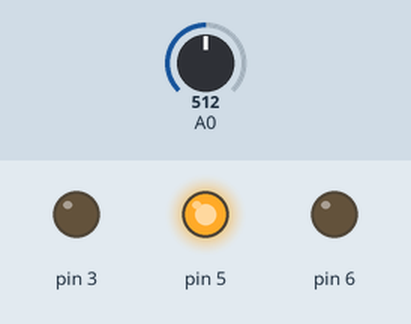
A sketch run on a simulated Arduino Uno, built with avr-gcc and run on an emulated ATmega328P. Parts: output pins drawn as LEDs (lit = HIGH). Inputs (shaded band) come from the test bench; at power-on: A0 = 512.

Above: at 1.2 s.
1.3 s: A0 set to 502
At 2.5 s:
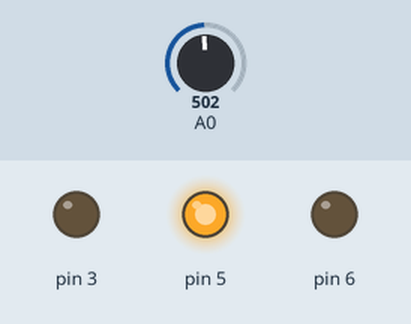
2.8 s: A0 set to 306
At 3.7 s:
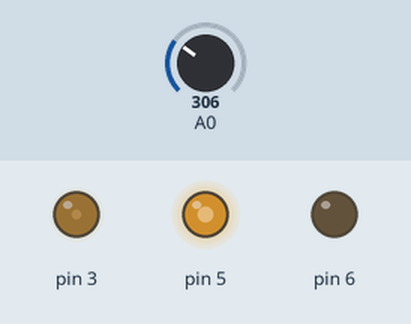
4.3 s: A0 set to 122
At 4.7 s:
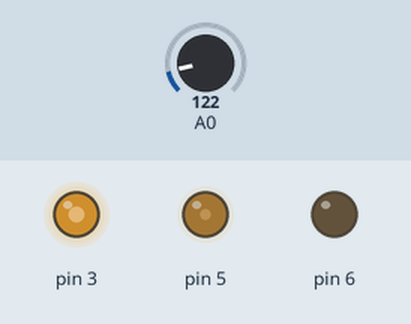
5.8 s: A0 set to 0
At 6.9 s:
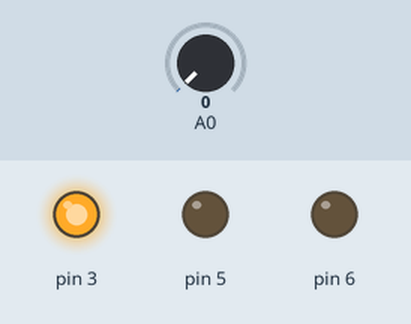
Timing chart, 0 to 8.3 s (numbered marks = the images above; inputs shaded):
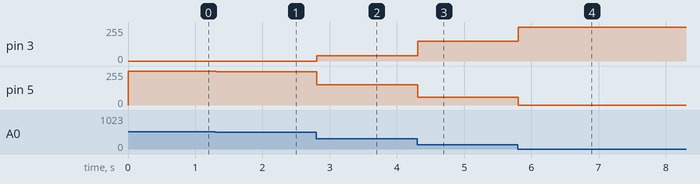

Measured:
- after the input at 1.3 s, pin 5: 255/255 → 250/255 at once
- after the input at 2.8 s, pin 3: 0/255 → 41/255 at once; pin 5: 250/255 → 152/255 at once
- after the input at 4.3 s, pin 3: 41/255 → 147/255 at once; pin 5: 152/255 → 60/255 at once
- after the input at 5.8 s, pin 3: 147/255 → 255/255 at once; pin 5: 60/255 → 0/255 at once

The sketch:

Minimal.ino
```cpp
float mag = 0;
float maxmag = 0;

void setup() {
  pinMode(A0, INPUT_PULLUP);
  pinMode(3, OUTPUT);
  pinMode(5, OUTPUT);
  pinMode(6, OUTPUT);
}

void loop() {
  int x = analogRead(0);
  mag = x;
  if(maxmag < mag) maxmag = mag;
  float norm = 1.0 - (mag / maxmag);
  float square = norm*norm;
  analogWrite(3, 255.0*square);
  analogWrite(5, 255.0*(1-norm));
  delay(20);
}
```
